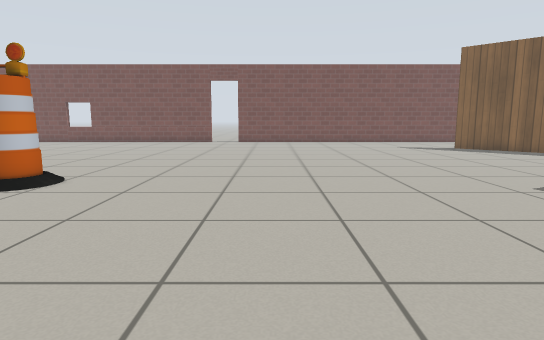
view 1 (above)

16 first-person views from a walk through a world built for the Gazebo simulator. The camera is 0.72 m above the floor, tilts 8° down and sees 75° across. The lines on the ground mark 1 m squares. The floor is counted in squares, 0.5 m on a side. Each view is taken from the middle of a square. On the plan, view 1 faces up. The plan holds only what a view shows up to about 15 squares ahead; the rest is blank. The place goes on beyond the plan. Simple patterns stand in for the simulator's built-in surfaces. Some stock models are drawn as simple stand-ins.

view 2
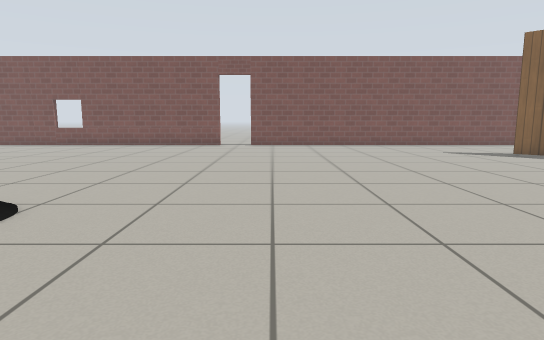

view 3
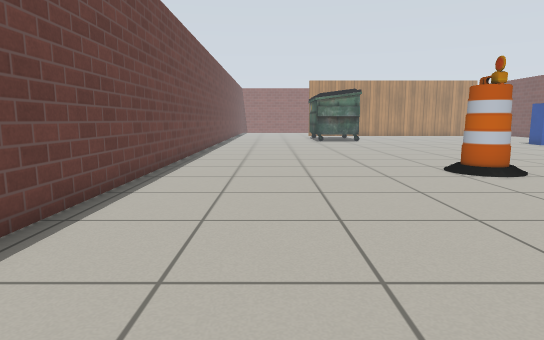

view 4
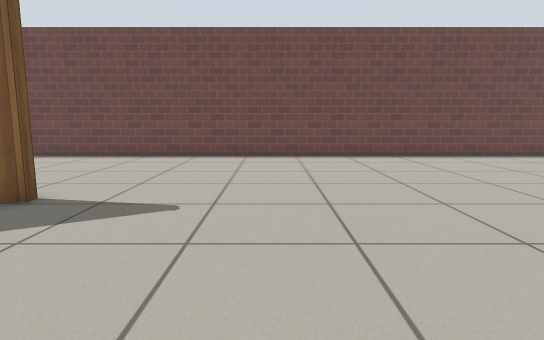

view 5
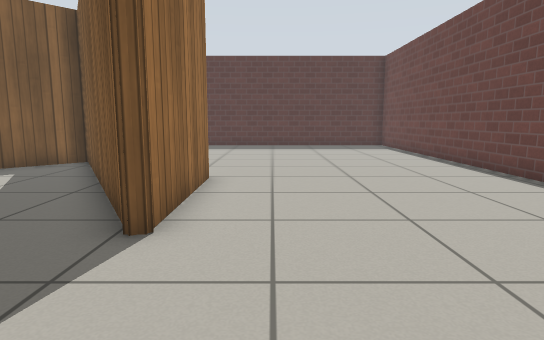

view 6
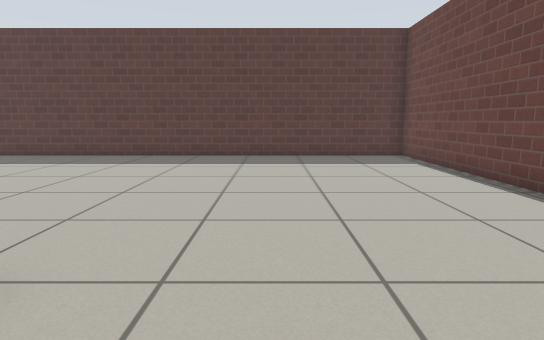

view 7
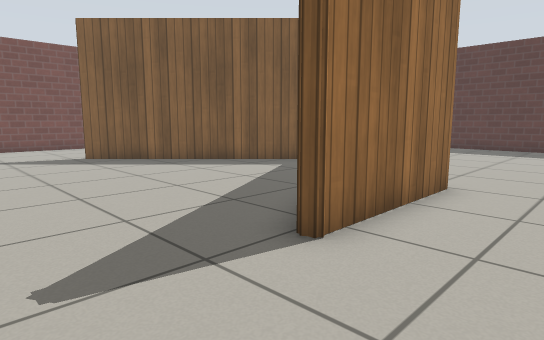

view 8
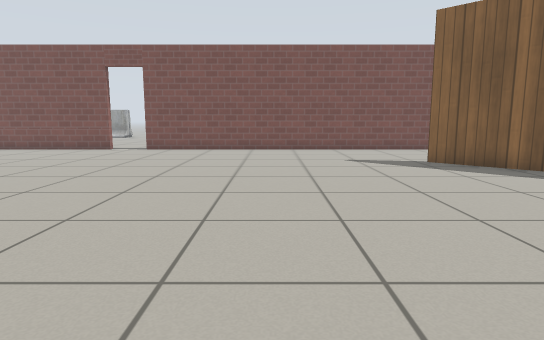

view 9
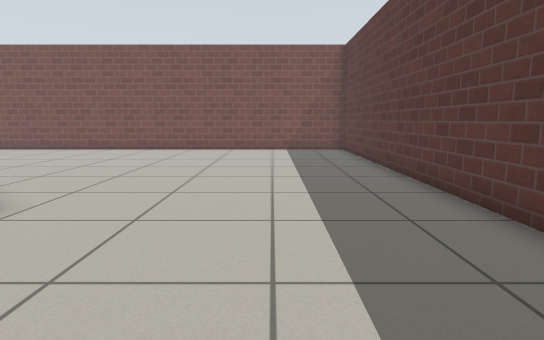

view 10
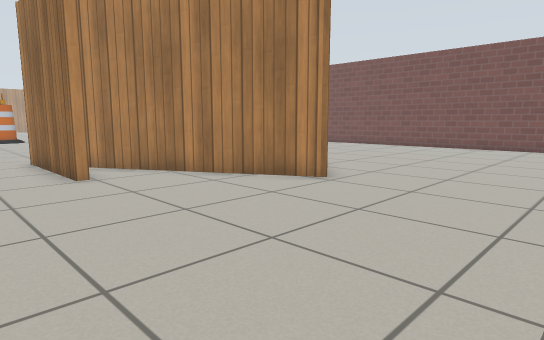

view 11
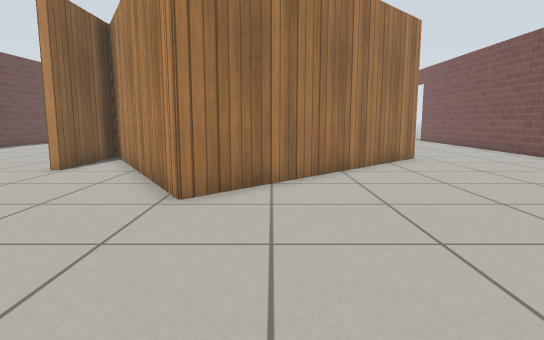

view 12
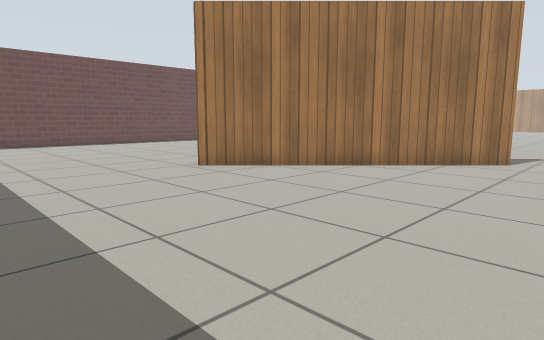

view 13
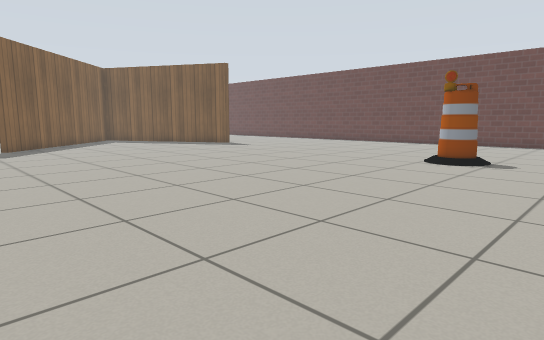

view 14
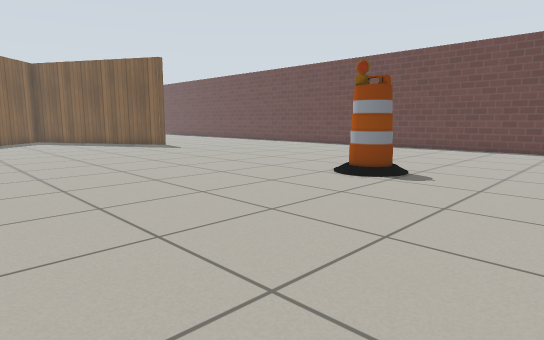

view 15
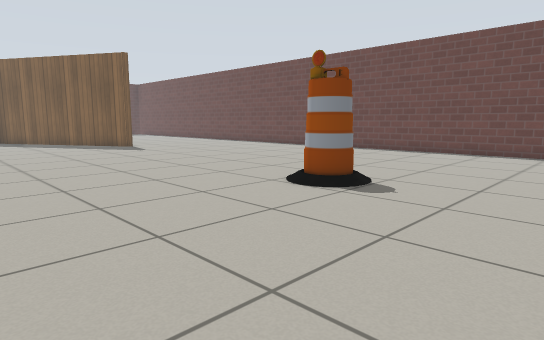

view 16
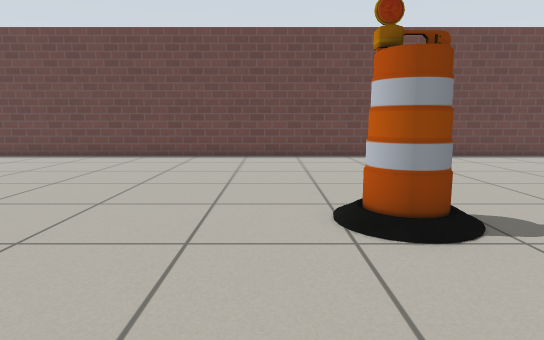

### Floor plan
Points are (right, up) in squares from view 1. A wall is a line through its corners. A room is listed if a view was taken in it or the views show most of it. See-through windows are left out.
Room 1 (views 1, 2, 3, 4, 5, 6, 7, 8, 9, 10, 11, 12, 13, 14, 15, 16)
walls: (9.5, 18.5) (16.7, 11.3) (9.1, 6.9) (12.8, 6.9) (12.8, 6.6) (8.3, 6.6) (8.3, 6.8) (16.2, 11.4) (9.3, 18.3); (16.4, 11.7) (16.7, 11.3); (-11.5, -1.4) (24.5, -1.4) (24.5, 21.5)
objects: barrel (-6, 7) to (-5, 9)

Where each view was taken, in squares from view 1:
view 1: 0 up, 0 right, facing up
view 2: 3 up, 1 left, facing up
view 3: 2 up, 4 right, facing left
view 4: 13 up, 4 right, facing down
view 5: 5 up, 4 right, facing right
view 6: 4 up, 10 right, facing right
view 7: 4 up, 5 right, facing up-right
view 8: 6 up, 4 right, facing up
view 9: 6 up, 21 right, facing up
view 10: 4 up, 22 right, facing up-left
view 11: 13 up, 23 right, facing left
view 12: 21 up, 23 right, facing down-left
view 13: 21 up, 10 left, facing down-right
view 14: 17 up, 11 left, facing down-right
view 15: 15 up, 11 left, facing down-right
view 16: 13 up, 4 left, facing down
